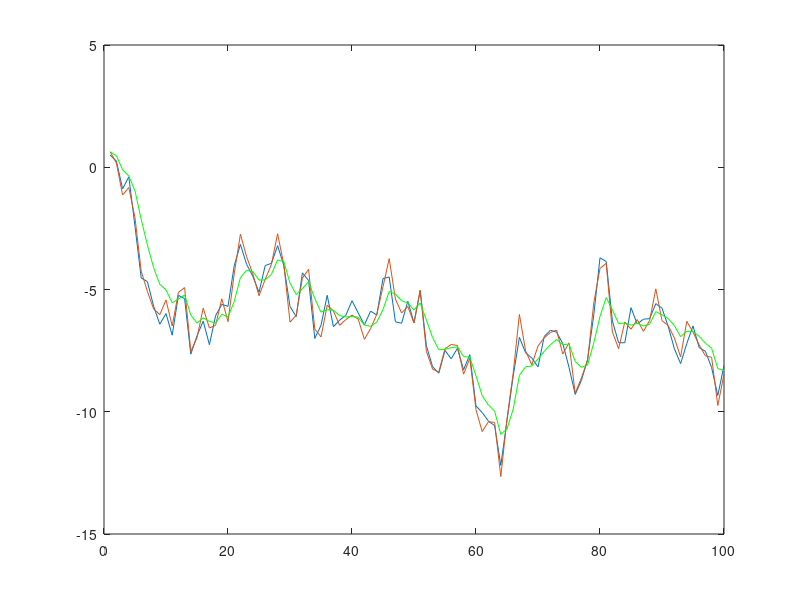

MATLAB code to generate this figure:
nt = 100 %number of data points
obs_noise=0.5%obervation noise
gain=0.355 % kalman gain conifidence in the previous measure
X(1) = 0.5 % starting posistion
P (1) = 1 %??
obs(1)=X(1)+randn()*obs_noise;%starting point for first observation + noise
estimate(1)=obs (1)
for it=2:nt
    X(it)=X(it-1)+randn(); % line in which model values are outlined
    obs(it) =X(it)+randn()*obs_noise;
    error=estimate(it-1)-obs(it)
    estimate(it)=estimate(it-1)-error*gain;
end

clf;

plot(X)
hold on
plot (obs)
plot (estimate, 'g')


